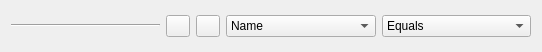
<?xml version="1.0" encoding="UTF-8"?>
<ui version="4.0">
 <class>Form</class>
 <widget class="QWidget" name="Form">
  <property name="geometry">
   <rect>
    <x>0</x>
    <y>0</y>
    <width>542</width>
    <height>52</height>
   </rect>
  </property>
  <property name="windowTitle">
   <string>Form</string>
  </property>
  <layout class="QGridLayout" name="gridLayout">
   <item row="0" column="0">
    <layout class="QHBoxLayout" name="horizontalLayout">
     <item>
      <widget class="Line" name="line">
       <property name="minimumSize">
        <size>
         <width>30</width>
         <height>0</height>
        </size>
       </property>
       <property name="orientation">
        <enum>Qt::Horizontal</enum>
       </property>
      </widget>
     </item>
     <item>
      <widget class="QPushButton" name="subaddButton">
       <property name="maximumSize">
        <size>
         <width>24</width>
         <height>16777215</height>
        </size>
       </property>
       <property name="text">
        <string/>
       </property>
      </widget>
     </item>
     <item>
      <widget class="QPushButton" name="subremoveButton">
       <property name="maximumSize">
        <size>
         <width>24</width>
         <height>16777215</height>
        </size>
       </property>
       <property name="text">
        <string/>
       </property>
      </widget>
     </item>
     <item>
      <widget class="QComboBox" name="item_box">
       <item>
        <property name="text">
         <string>Name</string>
        </property>
       </item>
       <item>
        <property name="text">
         <string>Location</string>
        </property>
       </item>
       <item>
        <property name="text">
         <string>Unit</string>
        </property>
       </item>
       <item>
        <property name="text">
         <string>Reference product</string>
        </property>
       </item>
       <item>
        <property name="text">
         <string>Database</string>
        </property>
       </item>
       <item>
        <property name="text">
         <string>Code</string>
        </property>
       </item>
      </widget>
     </item>
     <item>
      <widget class="QComboBox" name="filter_box">
       <item>
        <property name="text">
         <string>Equals</string>
        </property>
       </item>
       <item>
        <property name="text">
         <string>Contains</string>
        </property>
       </item>
       <item>
        <property name="text">
         <string>Starts with</string>
        </property>
       </item>
       <item>
        <property name="text">
         <string>Doesn't contain any</string>
        </property>
       </item>
      </widget>
     </item>
    </layout>
   </item>
  </layout>
 </widget>
 <resources/>
 <connections/>
</ui>
